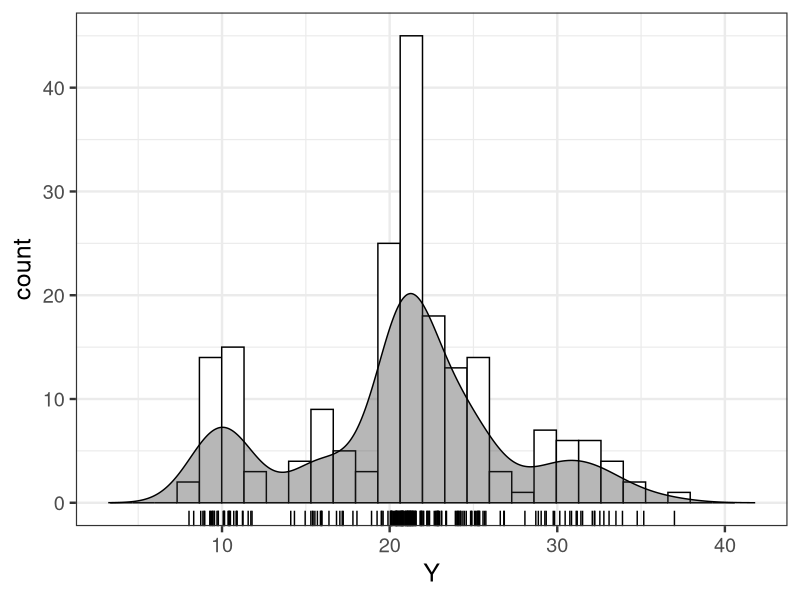

Here is the R script that generated this plot:
library(ggplot2)

d <- read.csv(file='input/data-mix2.txt')
dens <- density(d$Y)

p <- ggplot(data=d, aes(x=Y)) +
  theme_bw(base_size=18) +
  geom_histogram(color='black', fill='white') +
  geom_density(aes(y=..count..), alpha=0.35, colour='black', fill='gray20') +
  geom_rug(sides='b') +
  labs(x='Y') + xlim(range(dens$x)) 
ggsave(file='output/fig11-3.png', plot=p, dpi=300, w=4, h=3)
